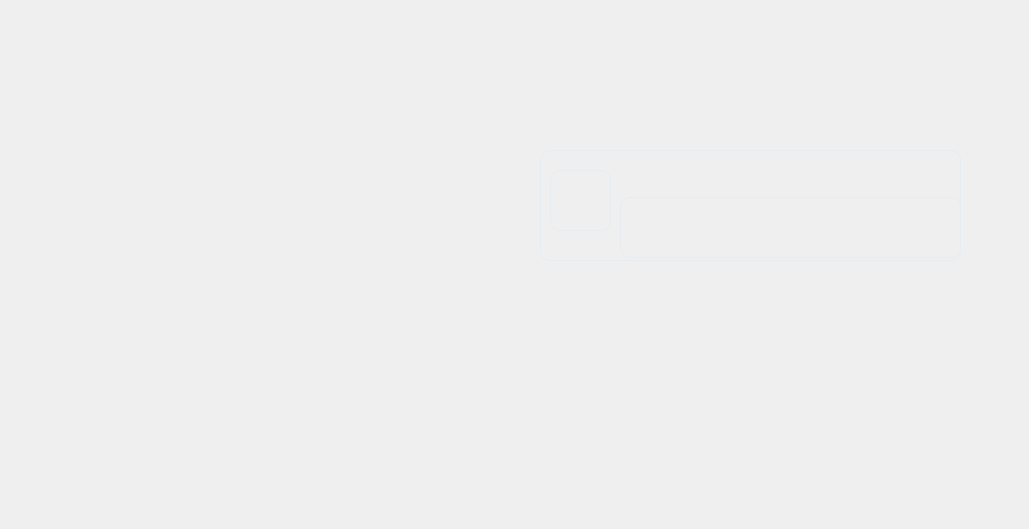
      <widget class="QWidget" name="scrollAreaMessage">
       <property name="geometry">
        <rect>
         <x>0</x>
         <y>0</y>
         <width>1029</width>
         <height>529</height>
        </rect>
       </property>
       <widget class="QFrame" name="frame_7">
        <property name="geometry">
         <rect>
          <x>540</x>
          <y>150</y>
          <width>421</width>
          <height>111</height>
         </rect>
        </property>
        <property name="styleSheet">
         <string notr="true">
border-radius: 10px;
border: 1px solid #e7ecf1;</string>
        </property>
        <property name="frameShape">
         <enum>QFrame::StyledPanel</enum>
        </property>
        <property name="frameShadow">
         <enum>QFrame::Raised</enum>
        </property>
        <widget class="QLabel" name="label_profile_pic">
         <property name="geometry">
          <rect>
           <x>10</x>
           <y>20</y>
           <width>61</width>
           <height>61</height>
          </rect>
         </property>
         <property name="cursor">
          <cursorShape>PointingHandCursor</cursorShape>
         </property>
         <property name="styleSheet">
          <string notr="true"/>
         </property>
         <property name="text">
          <string/>
         </property>
         <property name="scaledContents">
          <bool>true</bool>
         </property>
        </widget>
        <widget class="QLabel" name="label_proName">
         <property name="geometry">
          <rect>
           <x>80</x>
           <y>12</y>
           <width>291</width>
           <height>31</height>
          </rect>
         </property>
         <property name="font">
          <font>
           <pointsize>11</pointsize>
           <weight>75</weight>
           <bold>true</bold>
          </font>
         </property>
         <property name="styleSheet">
          <string notr="true">border:none;
color:#6fa000;</string>
         </property>
         <property name="text">
          <string/>
         </property>
         <property name="wordWrap">
          <bool>true</bool>
         </property>
        </widget>
        <widget class="QLabel" name="label_proDetails">
         <property name="geometry">
          <rect>
           <x>80</x>
           <y>47</y>
           <width>341</width>
           <height>61</height>
          </rect>
         </property>
         <property name="font">
          <font>
           <pointsize>10</pointsize>
           <weight>75</weight>
           <bold>true</bold>
          </font>
         </property>
         <property name="styleSheet">
          <string notr="true"/>
         </property>
         <property name="text">
          <string/>
         </property>
         <property name="wordWrap">
          <bool>true</bool>
         </property>
        </widget>
        <widget class="QLabel" name="label_menu_frame_2">
         <property name="geometry">
          <rect>
           <x>10</x>
           <y>20</y>
           <width>61</width>
           <height>61</height>
          </rect>
         </property>
         <property name="cursor">
          <cursorShape>PointingHandCursor</cursorShape>
         </property>
         <property name="styleSheet">
          <string notr="true">border:none;
background:none;</string>
         </property>
         <property name="text">
          <string/>
         </property>
         <property name="pixmap">
          <pixmap resource="Resources.qrc">:/imgs/frame_2.png</pixmap>
         </property>
         <property name="scaledContents">
          <bool>true</bool>
         </property>
        </widget>
        <widget class="QPushButton" name="pushButton_hide">
         <property name="geometry">
          <rect>
           <x>390</x>
           <y>0</y>
           <width>31</width>
           <height>31</height>
          </rect>
         </property>
         <property name="styleSheet">
          <string notr="true">border:0px;
background:none;</string>
         </property>
         <property name="text">
          <string/>
         </property>
         <property name="icon">
          <iconset resource="Resources.qrc">
           <normaloff>:/imgs/icons8-cancel-64.png</normaloff>:/imgs/icons8-cancel-64.png</iconset>
         </property>
         <property name="iconSize">
          <size>
           <width>25</width>
           <height>25</height>
          </size>
         </property>
        </widget>
        <zorder>label_proName</zorder>
        <zorder>label_proDetails</zorder>
        <zorder>label_profile_pic</zorder>
        <zorder>label_menu_frame_2</zorder>
        <zorder>pushButton_hide</zorder>
       </widget>
      </widget>
